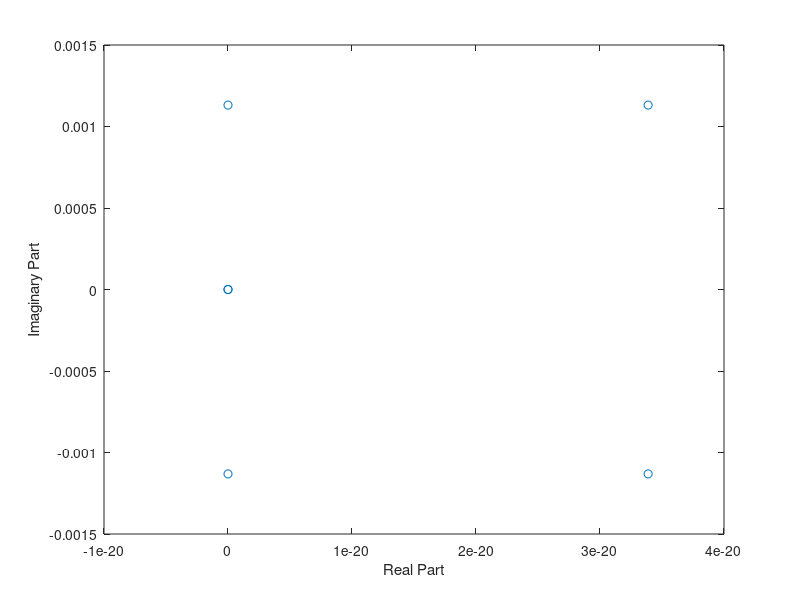

MATLAB code to generate this figure:
clear all
close all

%%%%%% A,B,C,D Matrices %%%%%%
n = sqrt(398600 / 6778^3);
A = [0 0 0 1 0 0;
     0 0 0 0 1 0;
     0 0 0 0 0 1;
     3*n^2 0 0 0 2*n 0;
     0 0 0 -2*n 0 0;
     0 0 -n^2 0 0 0];

B = [0 0 0;
     0 0 0;
     0 0 0;
     1 0 0;
     0 1 0;
     0 0 1];

C = [1 0 0 0 0 0;
     0 1 0 0 0 0;
     0 0 1 0 0 0];

D = [0 0 0;
     0 0 0;
     0 0 0];

sys = ss(A,B,C,D);

eigVal = eig(A);
[eig_Vec, eig_ValDiag] = eig(A);
figure
plot(eigVal, 'o');
xlabel('Real Part')
ylabel('Imaginary Part')

%%% STUB %%%


%%%% SCRIPT STUB %%%%




%%% FUNCTIONS STUB %%%%
